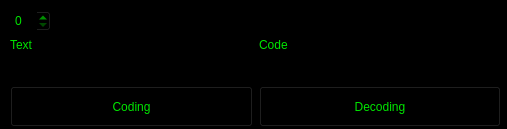
<?xml version="1.0" encoding="UTF-8"?>
<ui version="4.0">
 <class>MainWindow</class>
 <widget class="QMainWindow" name="MainWindow">
  <property name="geometry">
   <rect>
    <x>0</x>
    <y>0</y>
    <width>507</width>
    <height>129</height>
   </rect>
  </property>
  <property name="windowTitle">
   <string>MainWindow</string>
  </property>
  <property name="styleSheet">
   <string notr="true">background-color: rgb(0, 0, 0);
color: rgb(0, 230, 0);
font: 10pt &quot;OCR A Extended&quot;;</string>
  </property>
  <widget class="QWidget" name="centralwidget">
   <widget class="QWidget" name="gridLayoutWidget">
    <property name="geometry">
     <rect>
      <x>10</x>
      <y>10</y>
      <width>491</width>
      <height>117</height>
     </rect>
    </property>
    <layout class="QGridLayout" name="gridLayout">
     <item row="1" column="0">
      <widget class="QLabel" name="entry_label">
       <property name="sizePolicy">
        <sizepolicy hsizetype="Preferred" vsizetype="Fixed">
         <horstretch>0</horstretch>
         <verstretch>0</verstretch>
        </sizepolicy>
       </property>
       <property name="text">
        <string>Text</string>
       </property>
      </widget>
     </item>
     <item row="0" column="1">
      <widget class="QLineEdit" name="reg">
       <property name="sizePolicy">
        <sizepolicy hsizetype="Fixed" vsizetype="Fixed">
         <horstretch>0</horstretch>
         <verstretch>0</verstretch>
        </sizepolicy>
       </property>
      </widget>
     </item>
     <item row="1" column="1">
      <widget class="QLabel" name="coded_label">
       <property name="text">
        <string>Code</string>
       </property>
      </widget>
     </item>
     <item row="3" column="0">
      <widget class="QLineEdit" name="entry_text"/>
     </item>
     <item row="3" column="1">
      <widget class="QLineEdit" name="coded_text"/>
     </item>
     <item row="0" column="0">
      <widget class="QSpinBox" name="sum_count">
       <property name="sizePolicy">
        <sizepolicy hsizetype="Fixed" vsizetype="Fixed">
         <horstretch>0</horstretch>
         <verstretch>0</verstretch>
        </sizepolicy>
       </property>
      </widget>
     </item>
     <item row="4" column="1">
      <widget class="QPushButton" name="decode_Btn">
       <property name="sizePolicy">
        <sizepolicy hsizetype="Expanding" vsizetype="Expanding">
         <horstretch>0</horstretch>
         <verstretch>0</verstretch>
        </sizepolicy>
       </property>
       <property name="text">
        <string>Decoding</string>
       </property>
      </widget>
     </item>
     <item row="4" column="0">
      <widget class="QPushButton" name="code_Btn">
       <property name="sizePolicy">
        <sizepolicy hsizetype="Expanding" vsizetype="Expanding">
         <horstretch>0</horstretch>
         <verstretch>0</verstretch>
        </sizepolicy>
       </property>
       <property name="text">
        <string>Coding</string>
       </property>
      </widget>
     </item>
    </layout>
   </widget>
  </widget>
 </widget>
 <resources/>
 <connections/>
</ui>
